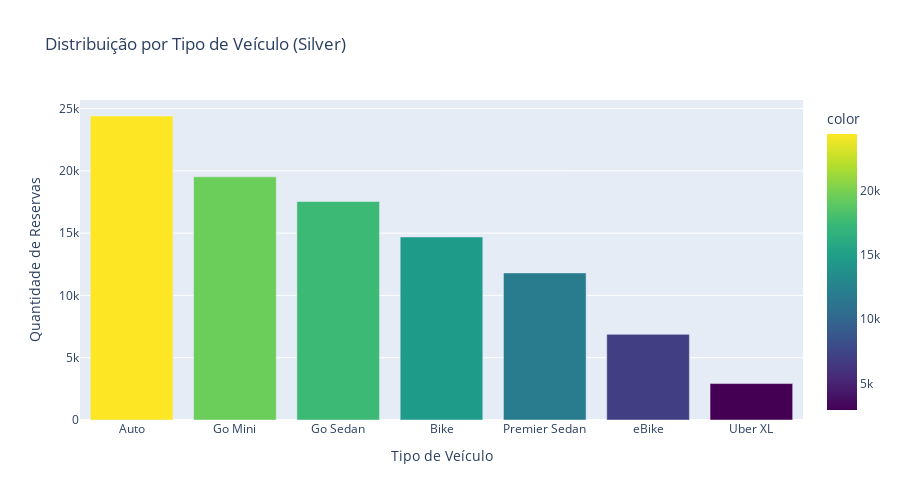

Notebook code for this chart:
### Markdown cell above
### 3. Tipo de Veículo (Silver)

### Code cell
vehicle_silver = df_silver['vehicle_type'].value_counts()

fig = px.bar(
    x=vehicle_silver.index, 
    y=vehicle_silver.values,
    title='Distribuição por Tipo de Veículo (Silver)',
    labels={'x': 'Tipo de Veículo', 'y': 'Quantidade de Reservas'},
    color=vehicle_silver.values,
    color_continuous_scale='Viridis'
)
fig.update_layout(height=500)
fig.show()

### Figure 1 — Plotly figure (JSON) as saved in the notebook; plotly's stock layout.template omitted (floating-point values rounded to 4 significant figures)
{"data": [{"hovertemplate": "Tipo de Veículo=%{x}<br>Quantidade de Reservas=%{y}<br>color=%{marker.color}<extra></extra>", "legendgroup": "", "marker": {"color": [24404, 19519, 17541, 14694, 11807, 6875, 2925], "coloraxis": "coloraxis", "pattern": {"shape": ""}}, "name": "", "orientation": "v", "showlegend": false, "textposition": "auto", "type": "bar", "x": ["Auto", "Go Mini", "Go Sedan", "Bike", "Premier Sedan", "eBike", "Uber XL"], "xaxis": "x", "y": [24404, 19519, 17541, 14694, 11807, 6875, 2925], "yaxis": "y"}], "layout": {"barmode": "relative", "coloraxis": {"colorbar": {"title": {"text": "color"}}, "colorscale": [[0, "#440154"], [0.1111, "#482878"], [0.2222, "#3e4989"], [0.3333, "#31688e"], [0.4444, "#26828e"], [0.5556, "#1f9e89"], [0.6667, "#35b779"], [0.7778, "#6ece58"], [0.8889, "#b5de2b"], [1, "#fde725"]]}, "height": 500, "legend": {"tracegroupgap": 0}, "title": {"text": "Distribuição por Tipo de Veículo (Silver)"}, "xaxis": {"anchor": "y", "domain": [0, 1], "title": {"text": "Tipo de Veículo"}}, "yaxis": {"anchor": "x", "domain": [0, 1], "title": {"text": "Quantidade de Reservas"}}}}
